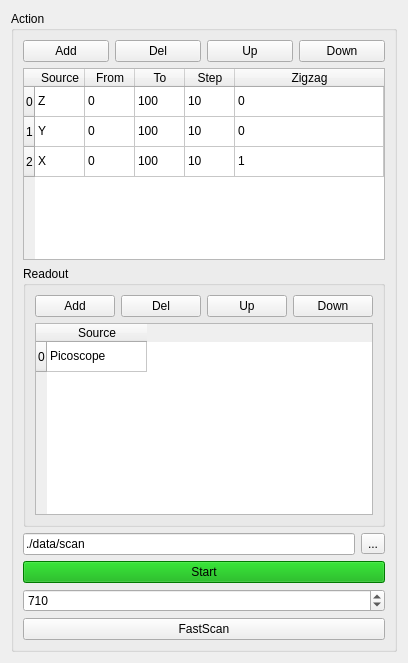
       <widget class="QWidget" name="StepScan">
        <attribute name="title">
         <string>scan3D</string>
        </attribute>
        <layout class="QHBoxLayout" name="horizontalLayout">
         <item>
          <widget class="QGroupBox" name="groupBox_3">
           <property name="title">
            <string>Action</string>
           </property>
           <layout class="QVBoxLayout" name="verticalLayout_2">
            <item>
             <layout class="QHBoxLayout" name="horizontalLayout_2">
              <item>
               <widget class="QPushButton" name="addActionSource">
                <property name="text">
                 <string>Add</string>
                </property>
               </widget>
              </item>
              <item>
               <widget class="QPushButton" name="rmActionSource">
                <property name="text">
                 <string>Del</string>
                </property>
               </widget>
              </item>
              <item>
               <widget class="QPushButton" name="upActionSource">
                <property name="text">
                 <string>Up</string>
                </property>
               </widget>
              </item>
              <item>
               <widget class="QPushButton" name="downActionSource">
                <property name="text">
                 <string>Down</string>
                </property>
               </widget>
              </item>
             </layout>
            </item>
            <item>
             <widget class="QTableWidget" name="scan3D_config">
              <property name="verticalScrollBarPolicy">
               <enum>Qt::ScrollBarAsNeeded</enum>
              </property>
              <property name="horizontalScrollBarPolicy">
               <enum>Qt::ScrollBarAsNeeded</enum>
              </property>
              <property name="autoScroll">
               <bool>true</bool>
              </property>
              <attribute name="horizontalHeaderDefaultSectionSize">
               <number>50</number>
              </attribute>
              <attribute name="horizontalHeaderHighlightSections">
               <bool>true</bool>
              </attribute>
              <attribute name="horizontalHeaderMinimumSectionSize">
               <number>10</number>
              </attribute>
              <attribute name="horizontalHeaderStretchLastSection">
               <bool>true</bool>
              </attribute>
              <attribute name="verticalHeaderDefaultSectionSize">
               <number>30</number>
              </attribute>
              <attribute name="verticalHeaderStretchLastSection">
               <bool>false</bool>
              </attribute>
              <row>
               <property name="text">
                <string>0</string>
               </property>
              </row>
              <row>
               <property name="text">
                <string>1</string>
               </property>
              </row>
              <row>
               <property name="text">
                <string>2</string>
               </property>
              </row>
              <column>
               <property name="text">
                <string>Source</string>
               </property>
              </column>
              <column>
               <property name="text">
                <string>From</string>
               </property>
              </column>
              <column>
               <property name="text">
                <string>To</string>
               </property>
              </column>
              <column>
               <property name="text">
                <string>Step</string>
               </property>
              </column>
              <column>
               <property name="text">
                <string>Zigzag</string>
               </property>
              </column>
              <item row="0" column="0">
               <property name="text">
                <string>Z</string>
               </property>
              </item>
              <item row="0" column="1">
               <property name="text">
                <string>0</string>
               </property>
              </item>
              <item row="0" column="2">
               <property name="text">
                <string>100</string>
               </property>
              </item>
              <item row="0" column="3">
               <property name="text">
                <string>10</string>
               </property>
              </item>
              <item row="0" column="4">
               <property name="text">
                <string>0</string>
               </property>
              </item>
              <item row="1" column="0">
               <property name="text">
                <string>Y</string>
               </property>
              </item>
              <item row="1" column="1">
               <property name="text">
                <string>0</string>
               </property>
              </item>
              <item row="1" column="2">
               <property name="text">
                <string>100</string>
               </property>
              </item>
              <item row="1" column="3">
               <property name="text">
                <string>10</string>
               </property>
              </item>
              <item row="1" column="4">
               <property name="text">
                <string>0</string>
               </property>
              </item>
              <item row="2" column="0">
               <property name="text">
                <string>X</string>
               </property>
              </item>
              <item row="2" column="1">
               <property name="text">
                <string>0</string>
               </property>
              </item>
              <item row="2" column="2">
               <property name="text">
                <string>100</string>
               </property>
              </item>
              <item row="2" column="3">
               <property name="text">
                <string>10</string>
               </property>
              </item>
              <item row="2" column="4">
               <property name="text">
                <string>1</string>
               </property>
              </item>
             </widget>
            </item>
            <item>
             <widget class="QGroupBox" name="groupBox">
              <property name="title">
               <string>Readout</string>
              </property>
              <layout class="QVBoxLayout" name="verticalLayout_5">
               <item>
                <layout class="QHBoxLayout" name="horizontalLayout_3">
                 <item>
                  <widget class="QPushButton" name="addReadoutSource">
                   <property name="text">
                    <string>Add</string>
                   </property>
                  </widget>
                 </item>
                 <item>
                  <widget class="QPushButton" name="rmReadoutSource">
                   <property name="text">
                    <string>Del</string>
                   </property>
                  </widget>
                 </item>
                 <item>
                  <widget class="QPushButton" name="upReadoutSource">
                   <property name="text">
                    <string>Up</string>
                   </property>
                  </widget>
                 </item>
                 <item>
                  <widget class="QPushButton" name="downReadoutSource">
                   <property name="text">
                    <string>Down</string>
                   </property>
                  </widget>
                 </item>
                </layout>
               </item>
               <item>
                <widget class="QTableWidget" name="readoutSources">
                 <row>
                  <property name="text">
                   <string>0</string>
                  </property>
                 </row>
                 <column>
                  <property name="text">
                   <string>Source</string>
                  </property>
                 </column>
                 <item row="0" column="0">
                  <property name="text">
                   <string>Picoscope</string>
                  </property>
                 </item>
                </widget>
               </item>
              </layout>
             </widget>
            </item>
            <item>
             <layout class="QHBoxLayout" name="horizontalLayout_4">
              <item>
               <widget class="QLineEdit" name="scan3D_path">
                <property name="text">
                 <string>./data/scan</string>
                </property>
               </widget>
              </item>
              <item>
               <widget class="QToolButton" name="scan3D_path_dialog">
                <property name="text">
                 <string>...</string>
                </property>
               </widget>
              </item>
             </layout>
            </item>
            <item>
             <widget class="QPushButton" name="start3DScan">
              <property name="styleSheet">
               <string notr="true">background-color: rgb(0, 170, 0);</string>
              </property>
              <property name="text">
               <string>Start</string>
              </property>
              <property name="checkable">
               <bool>true</bool>
              </property>
             </widget>
            </item>
            <item>
             <widget class="QSpinBox" name="fastScan_n_captures">
              <property name="minimum">
               <number>2</number>
              </property>
              <property name="maximum">
               <number>90000</number>
              </property>
              <property name="value">
               <number>710</number>
              </property>
             </widget>
            </item>
            <item>
             <widget class="QPushButton" name="fast3DScan">
              <property name="text">
               <string>FastScan</string>
              </property>
              <property name="checkable">
               <bool>true</bool>
              </property>
             </widget>
            </item>
           </layout>
          </widget>
         </item>
        </layout>
       </widget>
